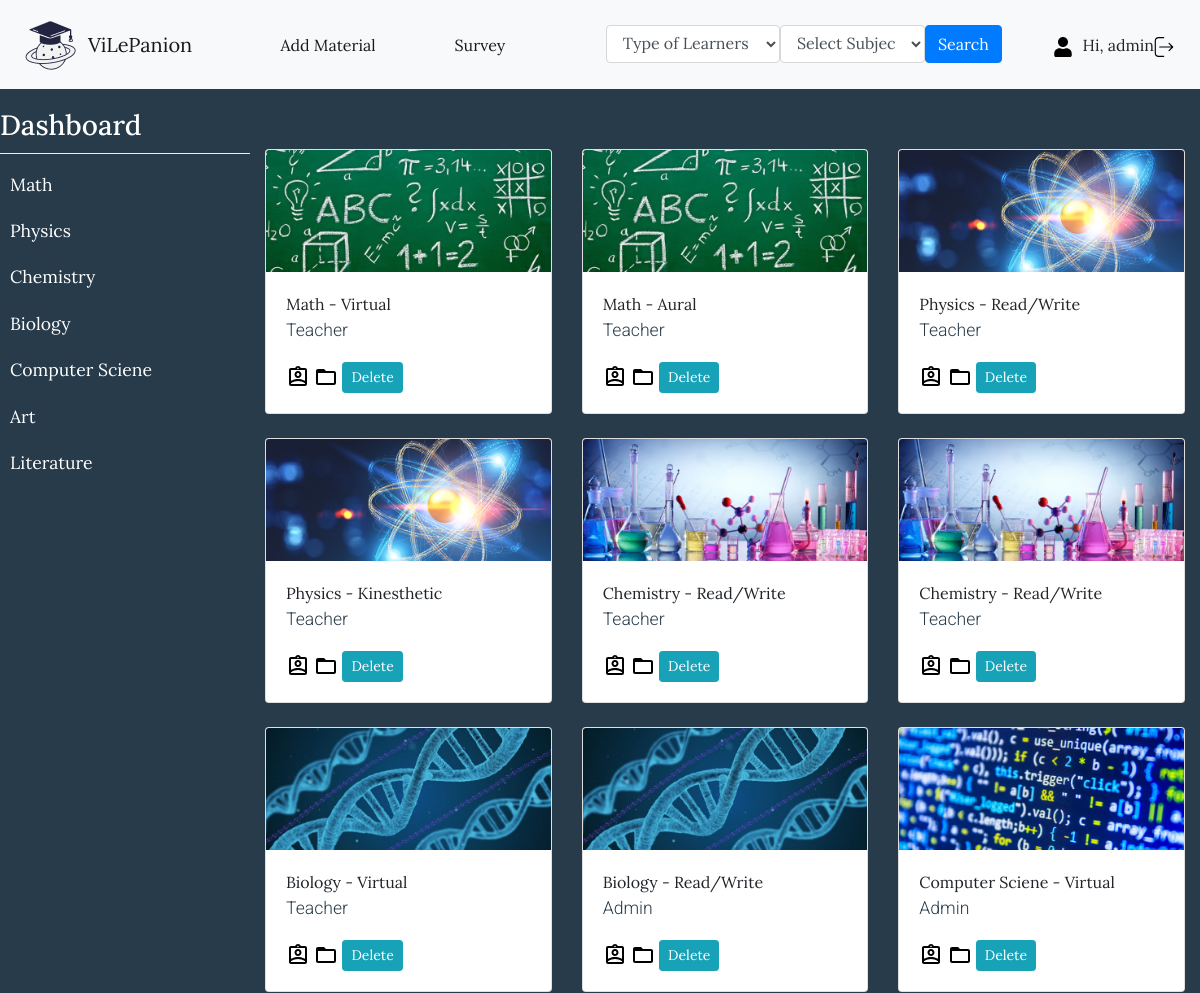
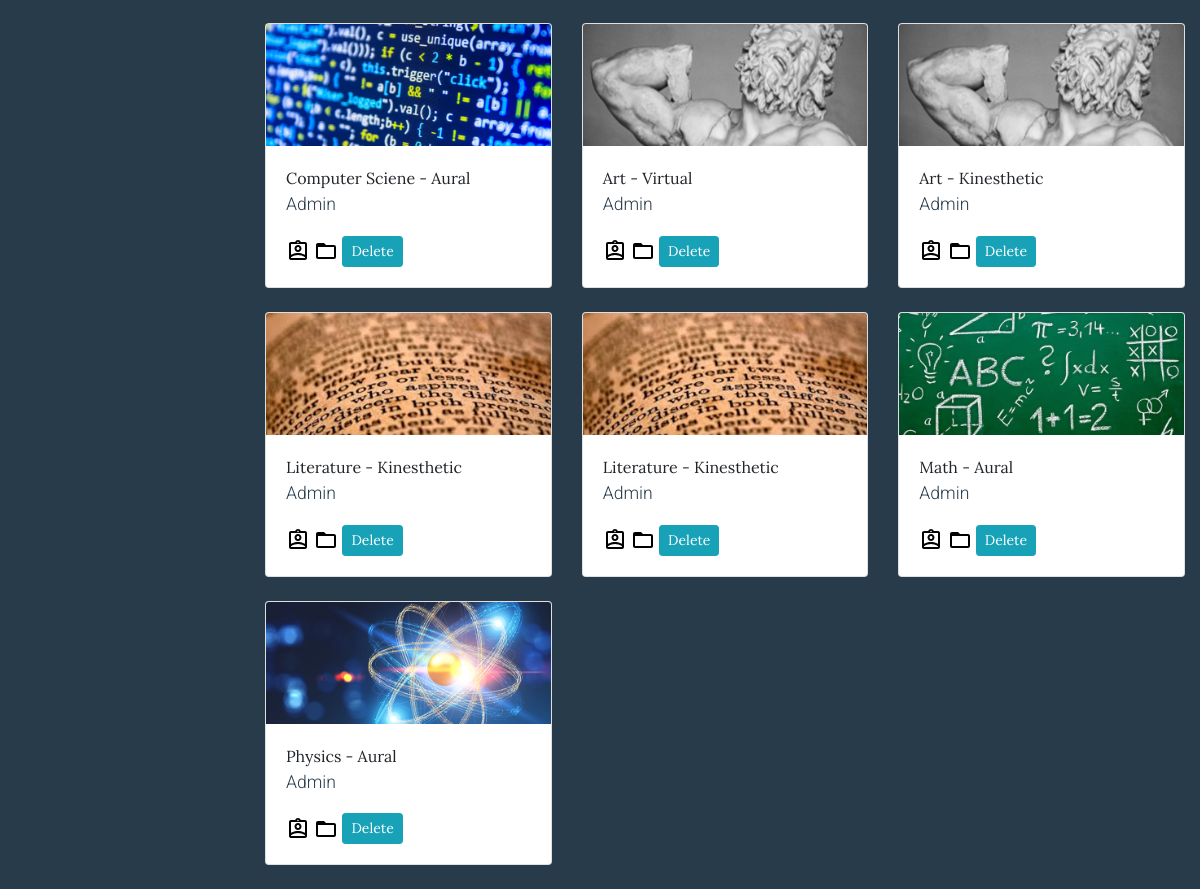
Page /dashboard.php (signed in) on the committed database (2 pictures, top to bottom).
### tables this page shows
CREATE TABLE `subjects` (
  `subjectid` int(11) NOT NULL,
  `subjectname` varchar(250) NOT NULL,
  `subjectimg` varchar(250) DEFAULT NULL
);

CREATE TABLE `material` (
  `subjectid` int(11) NOT NULL,
  `materialid` text DEFAULT NULL,
  `materialtype` varchar(250) DEFAULT NULL,
  `authorid` int(11) NOT NULL
);

CREATE TABLE `account` (
  `accountid` int(11) NOT NULL,
  `username` varchar(250) DEFAULT NULL,
  `pwd` varchar(250) DEFAULT NULL,
  `name` varchar(250) DEFAULT NULL,
  `email` varchar(250) DEFAULT NULL,
  `avatar` varchar(250) DEFAULT NULL,
  `activated` int(5) DEFAULT 0
);

### dashboard.php (the view, shortened to what this page needs)
<?php
   $hidden = '';
?>
<!DOCTYPE html>
<html lang="en">
<head>
    <link rel="stylesheet" href="https://maxcdn.bootstrapcdn.com/bootstrap/4.5.2/css/bootstrap.min.css">
    <link rel="stylesheet" href="path/to/font-awesome/css/font-awesome.min.css">
    <link rel="stylesheet" href="./css/style.css">
</head>
<body
<nav class="navbar navbar-expand-lg navbar-light bg-light">
    <img src="./img/logo.png">
    <a class="navbar-brand" href="dashboard.php">ViLePanion</a>
    <div class="collapse navbar-collapse" id="collapsibleNavbar">
        <ul class="navbar-nav mx-auto">
            <li class="nav-item active col-lg-3" <?php echo $hidden ?>>
                <a class="nav-link button" data-toggle="modal" href="#addMaterialModal">Add Material</a>
            </li>
            <li class="nav-item active col-lg-3">
                <a class="nav-link button" data-toggle="modal" href="#surveyModal">Survey</a>
            </li>
            <li class="nav-item active col-lg-6">
                <form action="dashboard.php" method="post" novalidate="novalidate">
                    <div class="row">
                        <div class="col-lg-12">
                            <div class="row">
                                <div class="col-lg-6 col-md-3 col-sm-12 p-0">
                                    <select class="form-control search-slt" id="selectType" name="selectType">
                                        <option value="None">Type of Learners</option>
                                    </select>
                                </div>
                                    <div class="col-lg-5 col-md-3 col-sm-12 p-0">
                                    <select class="form-control search-slt" id="selectSubject" name="selectSubject">
                                        <option value="None">Select Subject</option>
                                    </select>
                                </div>
                                <div class="col-lg-1 col-md-3 col-sm-12 p-0">
                                    <button type="submit" name="submit" value="Search" class="btn btn-primary wrn-btn">Search</button>
                                </div>
                            </div>
                        </div>
                    </div>
                </form>
            </li>
        </ul>
        <ul class="navbar-nav ml-auto">
            <li class="nav-item active">
                <li><img src="./img/user.svg" alt="" class="icon"> </li>
                <li class="ml-auto"> Hi, <?php echo $_SESSION['user']; ?></li>
            </li>
            <li class="nav-item active">
                <a href="logout.php">
                    <img src="./img/logout.svg" alt="" class="icon">
                </a>
            </li>
        </ul>
    </div>
</nav>
<div class="wrapper">
    <nav id="sidebar">
        <ul class="list-unstyled components">
            <h3>Dashboard</h3>
            <?php
                require("connection.php");
                $sql_list = "SELECT * FROM subjects";
                $result_list = mysqli_query($conn,$sql_list);
                while ($row_list = $result_list -> fetch_assoc()){
                    $subjectid = $row_list["subjectid"];
                    $subjectname = $row_list["subjectname"];
            ?>
                <li>
                    <a href="material.php?subjectid=<?php echo $subjectid ?>"><?php echo $subjectname ?></a>
                </li>
            <?php } ?>
        </ul>
    </nav>
    <div class="container" style="margin-top: 60px">
        <div class="row">
            <?php
                if (isset($_POST['submit'])) {
                    $materialtype = htmlspecialchars($_POST['selectType']);
                    $subjectname = htmlspecialchars($_POST['selectSubject']);
                if ($materialtype && $subjectname != "None"){
                    require("connection.php");
                    $materialid = '';
                    $subjectid = '';
                    $authorid = '';
                    $content = '';
                    $activecode = $_SESSION["activecode"];
                    $user = $_SESSION["user"];
                    $sql_subjectid = "SELECT subjectid FROM subjects WHERE subjectname = '$subjectname'";
                    $result4 = mysqli_query($conn,$sql_subjectid);
                    $row4 = $result4->fetch_assoc();
                    $subjectid = $row4["subjectid"];
                    $sql_list = "SELECT * FROM material WHERE subjectid='$subjectid' AND materialtype='$materialtype'";
                    $result_list = mysqli_query($conn,$sql_list);
                    while ($row_list = $result_list -> fetch_assoc())
                    {
                        $materialid = $row_list["materialid"];
                        $subjectid = $row_list["subjectid"];
                        $authorid = $row_list["authorid"];
                        $sql_accountid1 = "SELECT name FROM account WHERE accountid = '$authorid'";
                        $result3 = mysqli_query($conn,$sql_accountid1);
                        $row3 = $result3->fetch_assoc();
                        $authorname = $row3["name"];
                        $sql_subjectimg = "SELECT subjectimg FROM subjects WHERE subjectid = '$subjectid'";
                        $result5 = mysqli_query($conn,$sql_subjectimg);
                        $row5 = $result5->fetch_assoc();
                        $content = $row5["subjectimg"];
                }
            ?>
                <div class="col-lg-4 col-md-6 mb-4">
                    <div class="card">
                        <img src="<?php echo $content ?>" class="card-img-top" alt="...">
                        <div class="card-body">
                        <a href="detail_material.php?subjectid=<?php echo $subjectid ?>&materialid=<?php echo $materialid?>"><?php echo $subjectname. " - " . $materialtype ?></a>
                            <p class="card-text"><?php echo $authorname ?></p>
                            <span jsslot="" class="XuQwKc"><span class="GmuOkf"><svg focusable="false" width="24" height="24" viewBox="0 0 24 24" class=" NMm5M"><path d="M19 3h-4.18C14.4 1.84 13.3 1 12 1s-2.4.84-2.82 2H5c-1.1 0-2 .9-2 2v14c0 1.1.9 2 2 2h14c1.1 0 2-.9 2-2V5c0-1.1-.9-2-2-2zm-7.55 0c.14-.15.33-.25.55-.25s.41.1.55.25c.12.13.2.31.2.5 0 .41-.34.75-.75.75s-.75-.34-.75-.75c0-.19.08-.37.2-.5zM19 5v10.79C16.52 14.37 13.23 14 12 14s-4.52.37-7 1.79V5h14zM5 19v-.77C6.74 16.66 10.32 16 12 16s5.26.66 7 2.23V19H5z"></path><path d="M12 13c1.94 0 3.5-1.56 3.5-3.5S13.94 6 12 6 8.5 7.56 8.5 9.5 10.06 13 12 13zm0-5c.83 0 1.5.67 1.5 1.5S12.83 11 12 11s-1.5-.67-1.5-1.5S11.17 8 12 8z"></path></svg></span></span>
                            <span jsslot="" class="XuQwKc"><span class="GmuOkf"><svg focusable="false" width="24" height="24" viewBox="0 0 24 24" class=" NMm5M"><path d="M20 6h-8l-2-2H4c-1.1 0-1.99.9-1.99 2L2 18c0 1.1.9 2 2 2h16c1.1 0 2-.9 2-2V8c0-1.1-.9-2-2-2zm0 12H4V8h16v10z"></path></svg></span></span>
            <?php
                if (($_SESSION["activecode"] == 0)){
            ?>
                            <a href="delete_material.php?materialid=<?php echo $materialid ?>" class="btn btn-info btn-sm">Delete</a>
                <?php } else {
                ?>
                            <a href="delete_material.php?materialid=<?php echo $materialid ?>" class="btn btn-info btn-sm" <?php echo $hidden ?>>Delete</a>
                    <?php } ?>
                        </div>
                    </div>
                </div>
            <?php
                } }
                else {
                    require("connection.php");
                    $sql_list = "SELECT * FROM material";
                    $result_list = mysqli_query($conn,$sql_list);
                    while ($row_list = $result_list -> fetch_assoc())
                    {
                        $materialid = $row_list["materialid"];
                        $subjectid = $row_list["subjectid"];
                        $materialtype = $row_list["materialtype"];
                        $authorid = $row_list["authorid"];
                        $sql_accountid1 = "SELECT name FROM account WHERE accountid = '$authorid'";
                        $result3 = mysqli_query($conn,$sql_accountid1);
                        $row3 = $result3->fetch_assoc();
                        $authorname = $row3["name"];
                        $sql_subjectname = "SELECT subjectname FROM subjects WHERE subjectid = '$subjectid'";
                        $result4 = mysqli_query($conn,$sql_subjectname);
                        $row4 = $result4->fetch_assoc();
                        $subjectname = $row4["subjectname"];
                        $sql_subjectimg = "SELECT subjectimg FROM subjects WHERE subjectid = '$subjectid'";
                        $result5 = mysqli_query($conn,$sql_subjectimg);
                        $row5 = $result5->fetch_assoc();
                        $content = $row5["subjectimg"];
            ?>
                <div class="col-lg-4 col-md-6 mb-4">
                    <div class="card">
                        <img src="<?php echo $content ?>" class="card-img-top" alt="...">
                        <div class="card-body">
                        <a href="detail_material.php?subjectid=<?php echo $subjectid ?>&materialid=<?php echo $materialid?>"><?php echo $subjectname. " - " . $materialtype ?></a>
                            <p class="card-text"><?php echo $authorname ?></p>
                            <span jsslot="" class="XuQwKc"><span class="GmuOkf"></span></span>
                            <span jsslot="" class="XuQwKc"><span class="GmuOkf"><svg focusable="false" width="24" height="24" viewBox="0 0 24 24" class=" NMm5M"><path d="M20 6h-8l-2-2H4c-1.1 0-1.99.9-1.99 2L2 18c0 1.1.9 2 2 2h16c1.1 0 2-.9 2-2V8c0-1.1-.9-2-2-2zm0 12H4V8h16v10z"></path></svg></span></span>
            <?php
                if (($_SESSION["activecode"] == 0)){
            ?>
                            <a href="delete_material.php?materialid=<?php echo $materialid ?>" class="btn btn-info btn-sm">Delete</a>
                <?php } else {
                ?>
                            <a href="delete_material.php?materialid=<?php echo $materialid ?>" class="btn btn-info btn-sm" <?php echo $hidden ?>>Delete</a>
                    <?php } ?>
                        </div>
                    </div>
                </div>
            <?php }
                }
                 ?>
        </div>
    </div>
</div>
</body>
</html>

### css/style.css (style rules this page uses)
body { font-family: 'Lora', sans-serif; background: #273B4A; }
p { font-family: 'Roboto', sans-serif; font-size: 1.1em; font-weight: 300; line-height: 1.7em; color: #273B4A; }
a, a:hover, a:focus { color: inherit; text-decoration: none; transition: all 0.3s; }
#sidebar { background: #273B4A; color: #fff; transition: all 0.3s; }
#sidebar ul.components { padding: 20px 0; border-bottom: 1px solid #273B4A; }
#sidebar ul li a { padding: 10px; font-size: 1.1em; display: block; }
.wrapper { display: flex; align-items: stretch; }
#sidebar { min-width: 250px; max-width: 250px; min-height: 100vh; }
.form-control { border-color: #d7d7d7; }
h3 { border: 0 solid #efefef; border-bottom-width: 1px; padding-bottom: 10px; }
.icon { width: 20px; height: 20px; margin: 0 10px 0 0; }

### rows in the picture
subjects: subjectname "Math"
subjects: subjectname "Physics"
subjects: subjectname "Chemistry"
subjects: subjectname "Biology"
subjects: subjectname "Computer Sciene"
subjects: subjectname "Art"
subjects: subjectname "Literature"
material: subjectid.subjectimg (picture), subjectid.subjectname "Math", materialtype "Virtual", authorid.name "Teacher"
material: subjectid.subjectimg (picture), subjectid.subjectname "Math", materialtype "Aural", authorid.name "Teacher"
material: subjectid.subjectimg (picture), subjectid.subjectname "Physics", materialtype "Read/Write", authorid.name "Teacher"
material: subjectid.subjectimg (picture), subjectid.subjectname "Physics", materialtype "Kinesthetic", authorid.name "Teacher"
material: subjectid.subjectimg (picture), subjectid.subjectname "Chemistry", materialtype "Read/Write", authorid.name "Teacher"
material: subjectid.subjectimg (picture), subjectid.subjectname "Chemistry", materialtype "Read/Write", authorid.name "Teacher"
material: subjectid.subjectimg (picture), subjectid.subjectname "Biology", materialtype "Virtual", authorid.name "Teacher"
material: subjectid.subjectimg (picture), subjectid.subjectname "Biology", materialtype "Read/Write", authorid.name "Admin"
material: subjectid.subjectimg (picture), subjectid.subjectname "Computer Sciene", materialtype "Virtual", authorid.name "Admin"
material: subjectid.subjectimg (picture), subjectid.subjectname "Computer Sciene", materialtype "Aural", authorid.name "Admin"
material: subjectid.subjectimg (picture), subjectid.subjectname "Art", materialtype "Virtual", authorid.name "Admin"
material: subjectid.subjectimg (picture), subjectid.subjectname "Art", materialtype "Kinesthetic", authorid.name "Admin"
material: subjectid.subjectimg (picture), subjectid.subjectname "Literature", materialtype "Kinesthetic", authorid.name "Admin"
material: subjectid.subjectimg (picture), subjectid.subjectname "Literature", materialtype "Kinesthetic", authorid.name "Admin"
material: subjectid.subjectimg (picture), subjectid.subjectname "Math", materialtype "Aural", authorid.name "Admin"
material: subjectid.subjectimg (picture), subjectid.subjectname "Physics", materialtype "Aural", authorid.name "Admin"

### other values in the picture
$_SESSION['user'] "admin"
